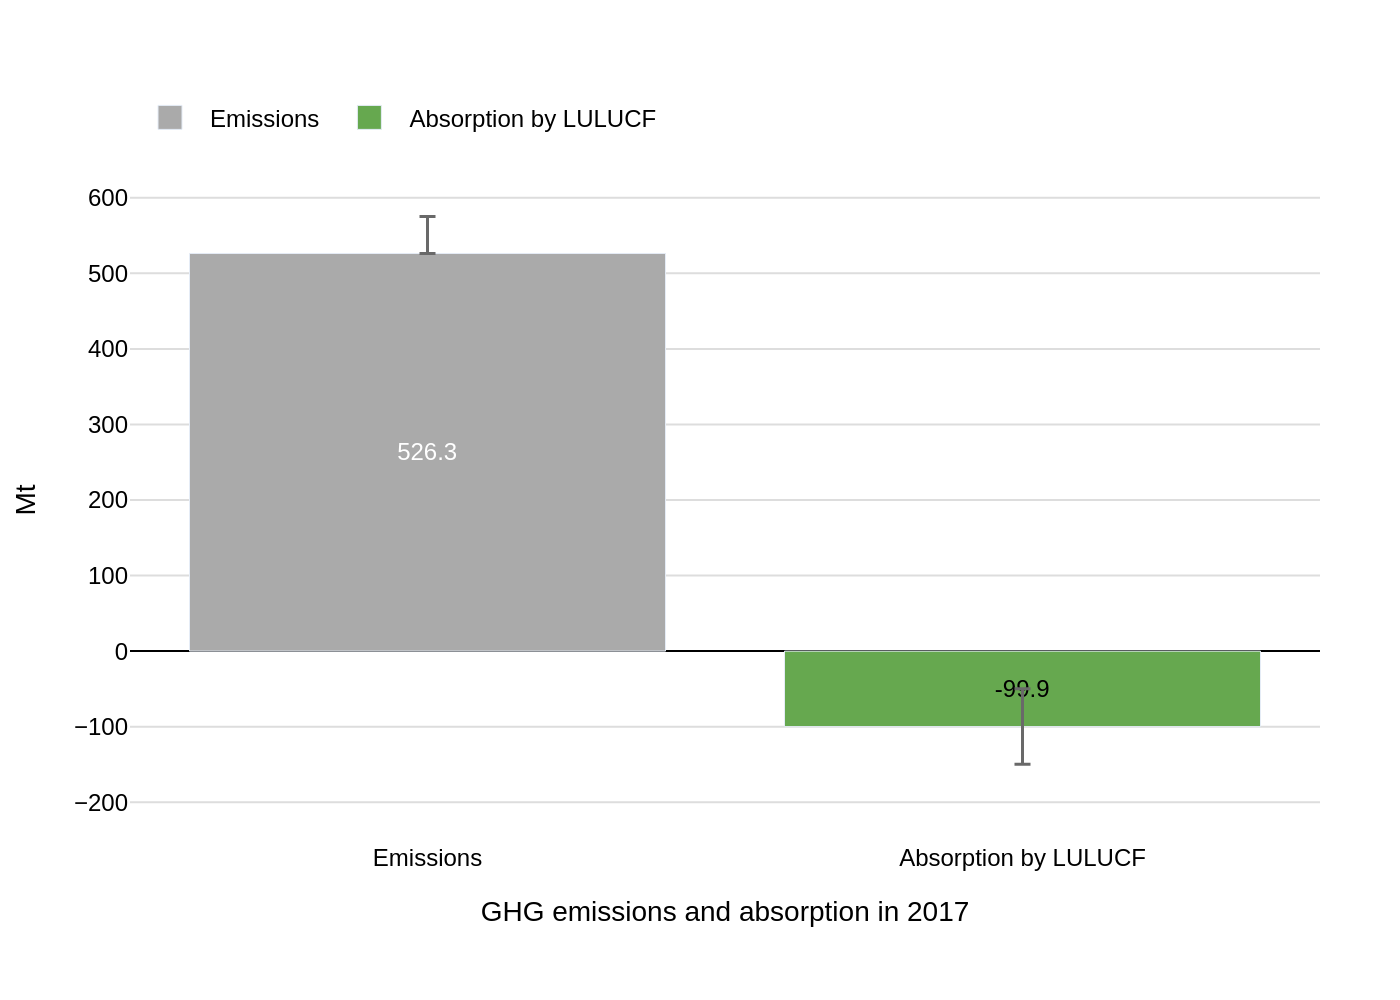

Write Python code to recreate this figure.
import sys
import json
import pathlib
import plotly.graph_objects as go

# --- 1. Load Data from JSON ---
# Check if the JSON file path is provided as a command-line argument
if len(sys.argv) != 2:
    print("Usage: python generate_chart.py <json_file_path>")
    sys.exit(1)

# Get the JSON file path from the command-line argument
json_path = pathlib.Path(sys.argv[1])

# Read and parse the JSON file
try:
    with open(json_path, 'r', encoding='utf-8') as f:
        chart_info = json.load(f)
except (FileNotFoundError, json.JSONDecodeError) as e:
    print(f"Error reading or parsing JSON file: {e}")
    sys.exit(1)

# Extract data, texts, and colors from the loaded JSON
chart_data = chart_info.get('chart_data', [])
texts = chart_info.get('texts', {})
colors = chart_info.get('colors', [])

# --- 2. Create the Chart ---
# Initialize a Figure object
fig = go.Figure()

# Add a bar trace for each data series specified in the JSON
for i, series in enumerate(chart_data):
    color = colors[i % len(colors)] # Cycle through colors if not enough are provided
    fig.add_trace(go.Bar(
        name=series.get('name'),
        x=[series.get('name')],  # Use the series name as the x-axis category
        y=series.get('y'),
        marker_color=color,
        text=series.get('text'),
        textfont=dict(
            color=series.get('text_color', 'black'),
            family="Arial"
        ),
        error_y=dict(
            type='data',
            array=series.get('error_y', {}).get('plus'),
            arrayminus=series.get('error_y', {}).get('minus'),
            visible=True,
            color='dimgray',
            thickness=1.5
        )
    ))

# Set the text position to be inside the bars
fig.update_traces(textposition='inside', insidetextanchor='middle')


# --- 3. Configure Layout and Styling ---
# Combine title and subtitle if they exist
title_parts = []
if texts.get('title'):
    title_parts.append(texts['title'])
if texts.get('subtitle'):
    # Make subtitle smaller
    title_parts.append(f'<br><span style="font-size:0.8em; color:gray;">{texts["subtitle"]}</span>')
final_title = "<br>".join(title_parts)

# Update the layout of the figure
fig.update_layout(
    title_text=final_title,
    xaxis_title=texts.get('x_axis_title'),
    yaxis_title=texts.get('y_axis_title'),
    font=dict(family="Arial", size=12, color="black"),
    plot_bgcolor='white',
    paper_bgcolor='white',
    legend=dict(
        orientation='h',
        yanchor='bottom',
        y=1.02,
        xanchor='left',
        x=0,
        traceorder='normal'
    ),
    yaxis=dict(
        showgrid=True,
        gridcolor='#dddddd',
        zeroline=True,
        zerolinecolor='black',
        zerolinewidth=1,
        range=[-250, 650] # Set range to provide padding
    ),
    xaxis=dict(
        showgrid=False,
        showline=False,
        zeroline=False
    ),
    margin=dict(l=60, r=40, b=80, t=80) # Adjust margins to prevent clipping
)

# --- 4. Output the Chart ---
# Derive the output filename from the input JSON filename
output_filename = json_path.stem + ".png"

# Save the figure as a PNG image
fig.write_image(output_filename, scale=2)

print(f"Chart saved to {output_filename}")
